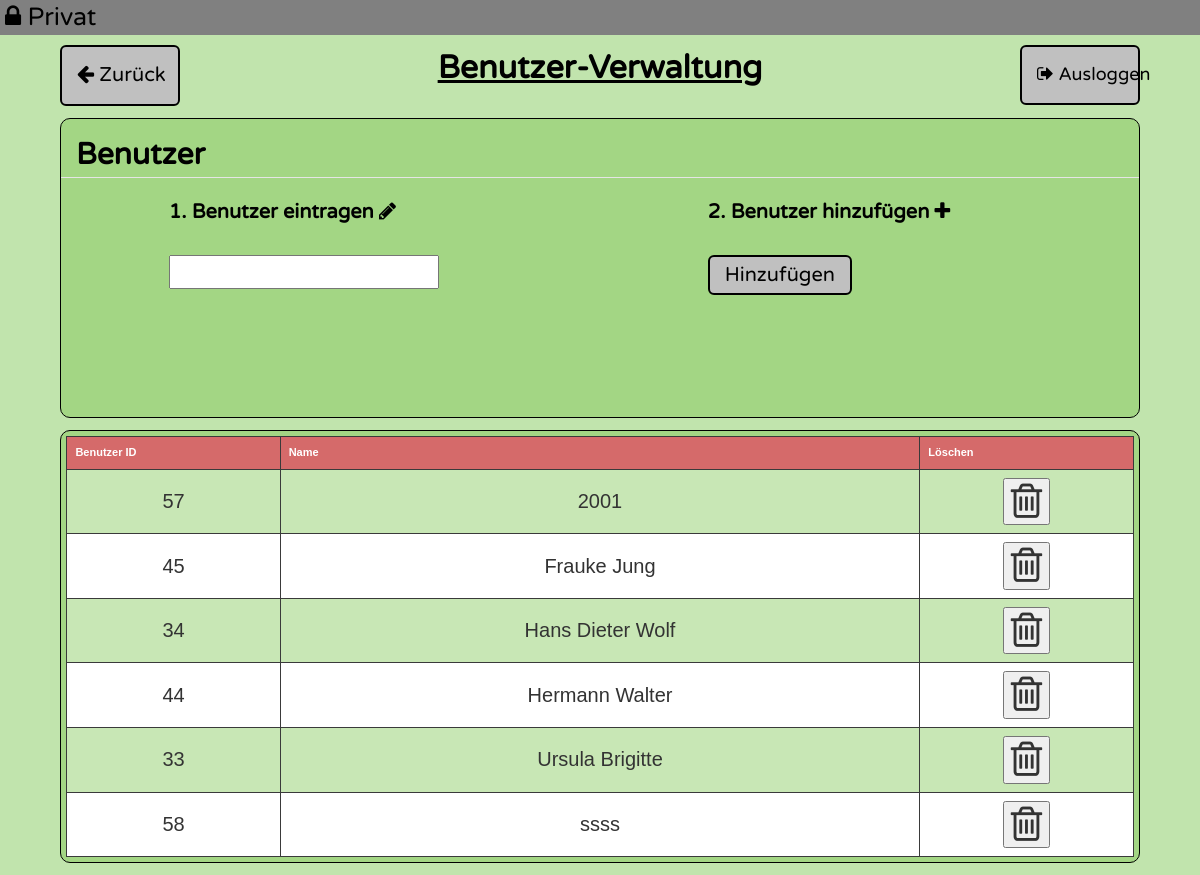
/benutzerVerwaltung.php (signed in), run on the app's committed database.
### tables this page shows
CREATE TABLE IF NOT EXISTS `User` (
`UID` int(11) NOT NULL,
  `Name` varchar(255) DEFAULT NULL,
  `Public` tinyint(4) DEFAULT NULL
);

### www/benutzerVerwaltung.php (the view, shortened to what this page needs)
<?php
    include 'connect_DB.php';
?>
<!DOCTYPE html>
<html lang="de">
<head>
    <link href="css/bootstrap.min.css" rel="stylesheet">
    <link href="css/main.css" rel="stylesheet">
    <link href="css/font-awesome.css" rel="stylesheet">
</head>
<body class="privat">
    <div class="infos"><i class="fa fa-lock" aria-hidden="true"></i> Privat</div>
    <div class="nav">
        <div class="zurueck btn btn-lg" onclick="javascript:goback()"><i class="fa fa-arrow-left" aria-hidden="true"></i> Zurück</div>
        <div class="ueberschrift"> <u>Benutzer-Verwaltung</u></div>
        <div class="ausloggen btn btn-lg" onclick="location.href='logout.php'"> <i class="fa fa-sign-out" aria-hidden="true"></i> Ausloggen
        </div>
    </div>
    <div class="auswahlboxen benutzer upload">
        <legend>Benutzer</legend>
        <form action="user.php" method="post" enctype="multipart/form-data">
            <div class="KategoryBox">
                <span class="headline">1. Benutzer eintragen</span> <i class="fa fa-pencil" aria-hidden="true"></i>
                <br><br>
                <input type="text" size="20" name="username" required="required" />
            </div>
            <div class="KategoryBox">
                <span class="headline">2. Benutzer hinzufügen <i class="fa fa-plus" aria-hidden="true"></i></span>
                <br><br>
                <input type="submit" value="Hinzufügen" name="submit" class="button btn btn-lg">
            </div>
        </form>
    </div>
    <div class="auswahlboxen benutzer">
        <?php
                $sql = "SELECT * FROM User WHERE Public = 0 ORDER BY Name ASC";
                $result = mysqli_query($con,$sql);
                echo "<table class='table-style-two'>";
                echo "<tr>
                        <th>Benutzer ID</th>
                        <th>Name</th>
                        <th>Löschen</th>
                      </tr>";
                if (!$result)
                {
                    echo "FEHLER!!!!!!!!;";
                  echo "<tr>
                        <td>1</td>
                            <td>ID</td>
                            <td>Name des Benutzers</td>
                            <td class='test'>
                                <button>
                                    <div class='delLink'>
                                        <i class='fa fa-trash-o fa-2x' aria-hidden='true'></i>
                                    </button>
                            </div>
                            </a>
                            </td>
                    </tr>";
                }
                else{
                    while ($row = mysqli_fetch_array($result))
                    {
                      echo "<tr>";
                        echo "<td>".$row[UID]."</td>";
                        echo "<td>". $row['Name'] . "</td>";
                          echo "<td class='test'><form action='userDelete.php' method='post' onsubmit='return del()'>
                                                    <input type='hidden' name='type' value='user'>
                                                    <input type='hidden' name='ID' value='". $row[UID] ."'>
                                                    <button type='submit' name ='submit' value ='Button'>
                                                        <i class='fa fa-trash-o fa-2x' aria-hidden='true'></i>
                                                    </button>
                                                </form>
                                </td>";
                        echo "</tr>";
                    }
                }
                echo "</table>";
            ?>
    </div>
</body>
</html>

### www/css/main.css (style rules this page uses)
body { --padding-top: 0.5%; --padding-bottom: 0.5%; --padding : 0.5%; background-color: silver; color:black; font-align:middle; font-family: 'NewFont'; }
.benutzer { background:rgba(133,202,93,0.5); }
.headline { font-weight: bold; }
.privat { background:rgba(133,202,93,0.5); }
.ueberschrift { width:70%; margin-top: 10px; text-align:center; font-size: 2.3em; float:left; font-weight: bold; }
.nav { width:100%; height:5%; margin-bottom:1%; }
.infos { width:100%; background:gray; padding-left:5px; height: 35px; font-size: 25px; }
.ausloggen { width: 10%; padding: 15px; margin-right: 10px; margin-top: 10px; height:90%; background:silver; text-align:center; border: 2px solid black; float:left; min-height: 60px; }
.zurueck { width: 10%; padding: 15px; margin-left: 5%; margin-top: 10px; height:90%; background:silver; text-align:center; border: 2px solid black; float:left; font-size:20px; min-height: 60px; }
.button { padding: 15px; padding-top: 5px; padding-bottom: 5px; height:90%; background:silver; text-align:center; border: 2px solid black; float:left; font-size:20px; }
.auswahlboxen { width:90%; min-height: 220px; margin-left:5%; margin-bottom:1%; border:1px solid black; border-radius: 10px 10px 10px 10px; }
legend { color:black; min-height: 50px; padding-left: 15px; padding-top: 15px; font-size: 30px; font-weight: bold; }
.upload { min-height: 300px; }
.KategoryBox { width: 50%; font-size: 20px; padding-left: 10%; height: 50%; float: left; }
table.table-style-two { font-family: verdana, arial, sans-serif; font-size: 11px; color: #333333; border-width: 1px; border-color: #3A3A3A; border-collapse: collapse; margin:0.5%; width: 99%; }
table.table-style-two th { border-width: 1px; padding: 8px; border-style: solid; border-color: #3A3A3A; background-color: #D56A6A; color: #ffffff; }
table.table-style-two tr:nth-child(even) td { background-color: rgba(255,255,255,0.4); }
table.table-style-two td { text-align:center; border-width: 1px; padding: 8px; border-style: solid; border-color: #3A3A3A; background-color: #ffffff; font-size:20px; }
table.table-style-two td:nth-child(2) { width:60% }
table.table-style-two td:nth-child(3) { width:20% }

### data on the page
user: UID "57", Name "2001"
user: UID "45", Name "Frauke Jung"
user: UID "34", Name "Hans Dieter Wolf"
user: UID "44", Name "Hermann Walter"
user: UID "33", Name "Ursula Brigitte"
user: UID "58", Name "ssss"
